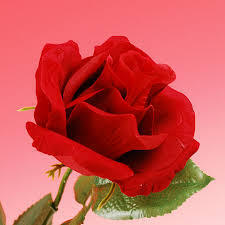
#> input picture cv/2nd/red_rose.jpg, 225 x 225 px
$ python color_extraction.py
#> lines starting #> are read from the running program, lines starting #| are printed output that depends on the picture; after the words box and inside, x2 and y2 are one past the last pixel; in counts of white or black regions, pixels touching at a corner belong together
import cv2

# 이미지파일을 칼라로 가져옴
img_color = cv2.imread('red_rose.jpg')
#> img_color is the input picture: shape (225, 225, 3); mean B, G, R 83.4, 85.9, 203.5

# 이미지의 높이와 넓이 값을 가져옴
height,width = img_color.shape[:2]
#> height = 225; width = 225

# BGR이미지를 HSV로 변환함
img_hsv = cv2.cvtColor(img_color, cv2.COLOR_BGR2HSV)
#> img_hsv: shape (225, 225, 3); mean H, S, V 98.5, 169, 204.1

# 범위를 정하여 원하는 색의 범위를 설정함
lower_red = (0, 30, 30)
upper_red = (20, 255, 220)

# 범위를 통해 img_hsv 이미지를 추출함 (범위내에 있으면 흰색, 나머진 검은색)
img_mask = cv2.inRange(img_hsv, lower_red, upper_red)
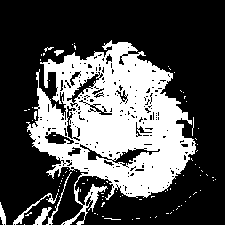
#> img_mask: shape (225, 225); 32% white; 90 white regions (82 under 20 px), largest, box (x1, y1, x2, y2) and area: (26, 40, 196, 225) 15418, (13, 193, 58, 225) 171, (33, 207, 52, 225) 134

# binary 이미지(0과 1로 된 이미지)로 마스크를 씌움
img_result = cv2.bitwise_and(img_color, img_color, mask = img_mask)
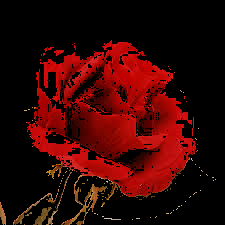
#> img_result: shape (225, 225, 3); mean B, G, R 3.4, 5.4, 51.4

# 각 이미지들을 출력
cv2.imshow('img_color', img_color)
cv2.imshow('img_mask', img_mask)
cv2.imshow('img_result', img_result)


# 키보드 입력대기
cv2.waitKey(0)

# 컴퓨터 자원을 회수하는 코드
cv2.destroyAllWindows()

$ run again, with cv/2nd/blue_rose.jpg copied over cv/2nd/red_rose.jpg
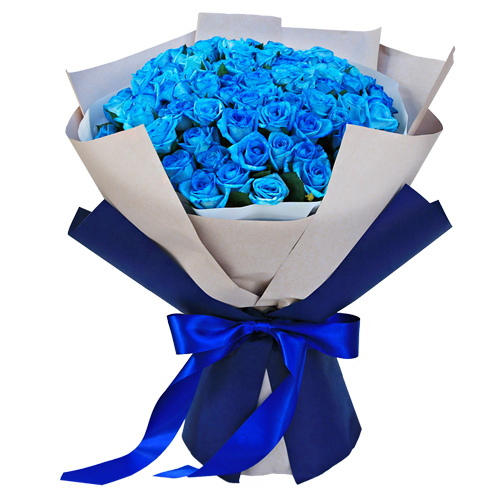
#> input picture cv/2nd/blue_rose.jpg, 500 x 500 px
#> img_color is the input picture: shape (500, 500, 3); mean B, G, R 209.7, 183.8, 166
#> img_hsv: shape (500, 500, 3); mean H, S, V 50.8, 72.3, 211
#> `img_mask = cv2.inRange(img_hsv, lower_red, upper_red)`:
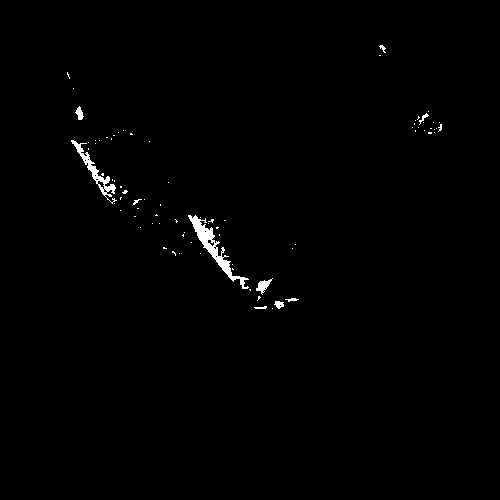
#> img_mask: shape (500, 500); 0.75% white; 80 white regions (70 under 20 px), largest, box (x1, y1, x2, y2) and area: (188, 215, 249, 289) 811, (71, 140, 117, 204) 489, (256, 278, 273, 295) 119
